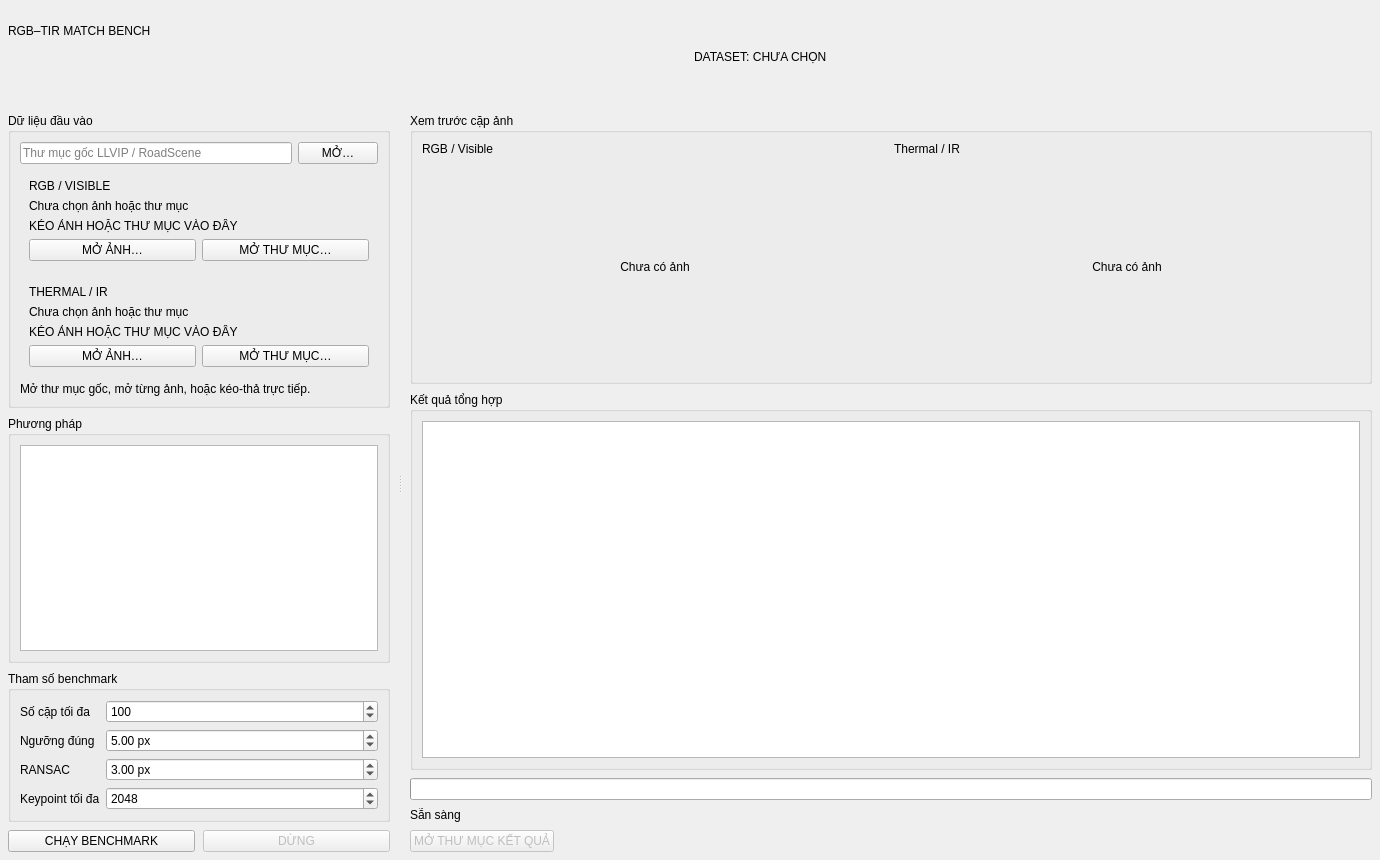
<?xml version="1.0" encoding="UTF-8"?>
<ui version="4.0">
 <class>MainWindow</class>
 <widget class="QMainWindow" name="MainWindow">
  <property name="geometry">
   <rect>
    <x>0</x>
    <y>0</y>
    <width>1380</width>
    <height>860</height>
   </rect>
  </property>
  <property name="minimumSize">
   <size>
    <width>1080</width>
    <height>720</height>
   </size>
  </property>
  <property name="windowTitle">
   <string>RGB–TIR Match Bench — Qt/C++</string>
  </property>
  <widget class="QWidget" name="centralWidget">
   <layout class="QVBoxLayout" name="outerLayout">
    <property name="spacing">
     <number>8</number>
    </property>
    <property name="leftMargin">
     <number>8</number>
    </property>
    <property name="topMargin">
     <number>8</number>
    </property>
    <property name="rightMargin">
     <number>8</number>
    </property>
    <property name="bottomMargin">
     <number>8</number>
    </property>
    <item>
     <layout class="QHBoxLayout" name="headerLayout">
      <item>
       <layout class="QVBoxLayout" name="titleLayout">
        <item>
         <widget class="QLabel" name="appTitle">
          <property name="text">
           <string>RGB–TIR MATCH BENCH</string>
          </property>
         </widget>
        </item>
        <item>
         <widget class="QLabel" name="subtitle">
          <property name="text">
           <string/>
          </property>
         </widget>
        </item>
       </layout>
      </item>
      <item>
       <widget class="QLabel" name="datasetTypeLabel">
        <property name="text">
         <string>DATASET: CHƯA CHỌN</string>
        </property>
       </widget>
      </item>
     </layout>
    </item>
    <item>
     <widget class="QSplitter" name="mainSplitter">
      <property name="orientation">
       <enum>Qt::Orientation::Horizontal</enum>
      </property>
      <property name="childrenCollapsible">
       <bool>false</bool>
      </property>
      <widget class="QWidget" name="leftPanel">
       <property name="minimumSize">
        <size>
         <width>350</width>
         <height>0</height>
        </size>
       </property>
       <property name="maximumSize">
        <size>
         <width>390</width>
         <height>16777215</height>
        </size>
       </property>
       <layout class="QVBoxLayout" name="leftLayout">
        <property name="spacing">
         <number>8</number>
        </property>
        <property name="leftMargin">
         <number>0</number>
        </property>
        <property name="topMargin">
         <number>0</number>
        </property>
        <property name="rightMargin">
         <number>8</number>
        </property>
        <property name="bottomMargin">
         <number>0</number>
        </property>
        <item>
         <widget class="QGroupBox" name="dataGroup">
          <property name="title">
           <string>Dữ liệu đầu vào</string>
          </property>
          <layout class="QVBoxLayout" name="dataLayout">
           <item>
            <layout class="QHBoxLayout" name="datasetRootLayout">
             <item>
              <widget class="QLineEdit" name="datasetRootEdit">
               <property name="placeholderText">
                <string>Thư mục gốc LLVIP / RoadScene</string>
               </property>
              </widget>
             </item>
             <item>
              <widget class="QPushButton" name="datasetRootButton">
               <property name="text">
                <string>MỞ…</string>
               </property>
              </widget>
             </item>
            </layout>
           </item>
           <item>
            <widget class="rgbtir::DropZone" name="visibleDrop">
             <layout class="QVBoxLayout" name="visibleDropLayout">
              <item>
               <widget class="QLabel" name="visibleDropTitle">
                <property name="text">
                 <string>RGB / VISIBLE</string>
                </property>
               </widget>
              </item>
              <item>
               <widget class="QLabel" name="visibleDropValue">
                <property name="text">
                 <string>Chưa chọn ảnh hoặc thư mục</string>
                </property>
                <property name="wordWrap">
                 <bool>true</bool>
                </property>
               </widget>
              </item>
              <item>
               <widget class="QLabel" name="visibleDropCaption">
                <property name="text">
                 <string>KÉO ẢNH HOẶC THƯ MỤC VÀO ĐÂY</string>
                </property>
               </widget>
              </item>
              <item>
               <layout class="QHBoxLayout" name="visibleDropButtons">
                <item>
                 <widget class="QPushButton" name="visibleImageButton">
                  <property name="text">
                   <string>MỞ ẢNH…</string>
                  </property>
                 </widget>
                </item>
                <item>
                 <widget class="QPushButton" name="visibleDirectoryButton">
                  <property name="text">
                   <string>MỞ THƯ MỤC…</string>
                  </property>
                 </widget>
                </item>
               </layout>
              </item>
             </layout>
            </widget>
           </item>
           <item>
            <widget class="rgbtir::DropZone" name="thermalDrop">
             <layout class="QVBoxLayout" name="thermalDropLayout">
              <item>
               <widget class="QLabel" name="thermalDropTitle">
                <property name="text">
                 <string>THERMAL / IR</string>
                </property>
               </widget>
              </item>
              <item>
               <widget class="QLabel" name="thermalDropValue">
                <property name="text">
                 <string>Chưa chọn ảnh hoặc thư mục</string>
                </property>
                <property name="wordWrap">
                 <bool>true</bool>
                </property>
               </widget>
              </item>
              <item>
               <widget class="QLabel" name="thermalDropCaption">
                <property name="text">
                 <string>KÉO ẢNH HOẶC THƯ MỤC VÀO ĐÂY</string>
                </property>
               </widget>
              </item>
              <item>
               <layout class="QHBoxLayout" name="thermalDropButtons">
                <item>
                 <widget class="QPushButton" name="thermalImageButton">
                  <property name="text">
                   <string>MỞ ẢNH…</string>
                  </property>
                 </widget>
                </item>
                <item>
                 <widget class="QPushButton" name="thermalDirectoryButton">
                  <property name="text">
                   <string>MỞ THƯ MỤC…</string>
                  </property>
                 </widget>
                </item>
               </layout>
              </item>
             </layout>
            </widget>
           </item>
           <item>
            <widget class="QLabel" name="datasetStatusLabel">
             <property name="text">
              <string>Mở thư mục gốc, mở từng ảnh, hoặc kéo-thả trực tiếp.</string>
             </property>
             <property name="wordWrap">
              <bool>true</bool>
             </property>
            </widget>
           </item>
          </layout>
         </widget>
        </item>
        <item>
         <widget class="QGroupBox" name="methodGroup">
          <property name="title">
           <string>Phương pháp</string>
          </property>
          <layout class="QVBoxLayout" name="methodLayout">
           <item>
            <widget class="QListWidget" name="methodList"/>
           </item>
          </layout>
         </widget>
        </item>
        <item>
         <widget class="QGroupBox" name="parameterGroup">
          <property name="title">
           <string>Tham số benchmark</string>
          </property>
          <layout class="QFormLayout" name="parameterLayout">
           <item row="0" column="0">
            <widget class="QLabel" name="maxPairsLabel">
             <property name="text">
              <string>Số cặp tối đa</string>
             </property>
            </widget>
           </item>
           <item row="0" column="1">
            <widget class="QSpinBox" name="maxPairsSpin">
             <property name="maximum">
              <number>100000</number>
             </property>
             <property name="value">
              <number>100</number>
             </property>
            </widget>
           </item>
           <item row="1" column="0">
            <widget class="QLabel" name="correctnessLabel">
             <property name="text">
              <string>Ngưỡng đúng</string>
             </property>
            </widget>
           </item>
           <item row="1" column="1">
            <widget class="QDoubleSpinBox" name="correctnessSpin">
             <property name="suffix">
              <string> px</string>
             </property>
             <property name="minimum">
              <double>0.100000000000000</double>
             </property>
             <property name="maximum">
              <double>50.000000000000000</double>
             </property>
             <property name="value">
              <double>5.000000000000000</double>
             </property>
            </widget>
           </item>
           <item row="2" column="0">
            <widget class="QLabel" name="ransacLabel">
             <property name="text">
              <string>RANSAC</string>
             </property>
            </widget>
           </item>
           <item row="2" column="1">
            <widget class="QDoubleSpinBox" name="ransacSpin">
             <property name="suffix">
              <string> px</string>
             </property>
             <property name="minimum">
              <double>0.100000000000000</double>
             </property>
             <property name="maximum">
              <double>50.000000000000000</double>
             </property>
             <property name="value">
              <double>3.000000000000000</double>
             </property>
            </widget>
           </item>
           <item row="3" column="0">
            <widget class="QLabel" name="maxKeypointsLabel">
             <property name="text">
              <string>Keypoint tối đa</string>
             </property>
            </widget>
           </item>
           <item row="3" column="1">
            <widget class="QSpinBox" name="maxKeypointsSpin">
             <property name="minimum">
              <number>128</number>
             </property>
             <property name="maximum">
              <number>16384</number>
             </property>
             <property name="singleStep">
              <number>128</number>
             </property>
             <property name="value">
              <number>2048</number>
             </property>
            </widget>
           </item>
          </layout>
         </widget>
        </item>
        <item>
         <layout class="QHBoxLayout" name="runLayout">
          <item>
           <widget class="QPushButton" name="runButton">
            <property name="text">
             <string>CHẠY BENCHMARK</string>
            </property>
           </widget>
          </item>
          <item>
           <widget class="QPushButton" name="stopButton">
            <property name="enabled">
             <bool>false</bool>
            </property>
            <property name="text">
             <string>DỪNG</string>
            </property>
           </widget>
          </item>
         </layout>
        </item>
       </layout>
      </widget>
      <widget class="QWidget" name="rightPanel">
       <layout class="QVBoxLayout" name="rightLayout">
        <property name="spacing">
         <number>8</number>
        </property>
        <property name="leftMargin">
         <number>8</number>
        </property>
        <property name="topMargin">
         <number>0</number>
        </property>
        <property name="rightMargin">
         <number>0</number>
        </property>
        <property name="bottomMargin">
         <number>0</number>
        </property>
        <item>
         <widget class="QGroupBox" name="previewGroup">
          <property name="title">
           <string>Xem trước cặp ảnh</string>
          </property>
          <layout class="QGridLayout" name="previewLayout">
           <item row="0" column="0">
            <widget class="QLabel" name="visibleNameLabel">
             <property name="sizePolicy">
              <sizepolicy hsizetype="Ignored" vsizetype="Fixed">
               <horstretch>0</horstretch>
               <verstretch>0</verstretch>
              </sizepolicy>
             </property>
             <property name="text">
              <string>RGB / Visible</string>
             </property>
            </widget>
           </item>
           <item row="0" column="1">
            <widget class="QLabel" name="thermalNameLabel">
             <property name="sizePolicy">
              <sizepolicy hsizetype="Ignored" vsizetype="Fixed">
               <horstretch>0</horstretch>
               <verstretch>0</verstretch>
              </sizepolicy>
             </property>
             <property name="text">
              <string>Thermal / IR</string>
             </property>
            </widget>
           </item>
           <item row="1" column="0">
            <widget class="QLabel" name="visiblePreviewLabel">
             <property name="sizePolicy">
              <sizepolicy hsizetype="Ignored" vsizetype="Ignored">
               <horstretch>0</horstretch>
               <verstretch>0</verstretch>
              </sizepolicy>
             </property>
             <property name="minimumSize">
              <size>
               <width>0</width>
               <height>210</height>
              </size>
             </property>
             <property name="text">
              <string>Chưa có ảnh</string>
             </property>
             <property name="alignment">
              <set>Qt::AlignmentFlag::AlignCenter</set>
             </property>
            </widget>
           </item>
           <item row="1" column="1">
            <widget class="QLabel" name="thermalPreviewLabel">
             <property name="sizePolicy">
              <sizepolicy hsizetype="Ignored" vsizetype="Ignored">
               <horstretch>0</horstretch>
               <verstretch>0</verstretch>
              </sizepolicy>
             </property>
             <property name="minimumSize">
              <size>
               <width>0</width>
               <height>210</height>
              </size>
             </property>
             <property name="text">
              <string>Chưa có ảnh</string>
             </property>
             <property name="alignment">
              <set>Qt::AlignmentFlag::AlignCenter</set>
             </property>
            </widget>
           </item>
          </layout>
         </widget>
        </item>
        <item>
         <widget class="QGroupBox" name="resultGroup">
          <property name="title">
           <string>Kết quả tổng hợp</string>
          </property>
          <layout class="QVBoxLayout" name="resultLayout">
           <item>
            <widget class="QTableWidget" name="resultTable"/>
           </item>
          </layout>
         </widget>
        </item>
        <item>
         <widget class="QProgressBar" name="progressBar">
          <property name="maximum">
           <number>1</number>
          </property>
          <property name="value">
           <number>0</number>
          </property>
          <property name="textVisible">
           <bool>false</bool>
          </property>
         </widget>
        </item>
        <item>
         <widget class="QLabel" name="statusLabel">
          <property name="text">
           <string>Sẵn sàng</string>
          </property>
          <property name="wordWrap">
           <bool>true</bool>
          </property>
         </widget>
        </item>
        <item>
         <layout class="QHBoxLayout" name="resultButtonsLayout">
          <item>
           <widget class="QPushButton" name="openRunDirectoryButton">
            <property name="enabled">
             <bool>false</bool>
            </property>
            <property name="text">
             <string>MỞ THƯ MỤC KẾT QUẢ</string>
            </property>
           </widget>
          </item>
          <item>
           <spacer name="resultButtonsSpacer">
            <property name="orientation">
             <enum>Qt::Orientation::Horizontal</enum>
            </property>
            <property name="sizeHint" stdset="0">
             <size>
              <width>40</width>
              <height>20</height>
             </size>
            </property>
           </spacer>
          </item>
         </layout>
        </item>
       </layout>
      </widget>
     </widget>
    </item>
   </layout>
  </widget>
 </widget>
 <customwidgets>
  <customwidget>
   <class>rgbtir::DropZone</class>
   <extends>QFrame</extends>
   <header>ui/DropZone.h</header>
   <container>1</container>
  </customwidget>
 </customwidgets>
 <resources/>
 <connections/>
</ui>
